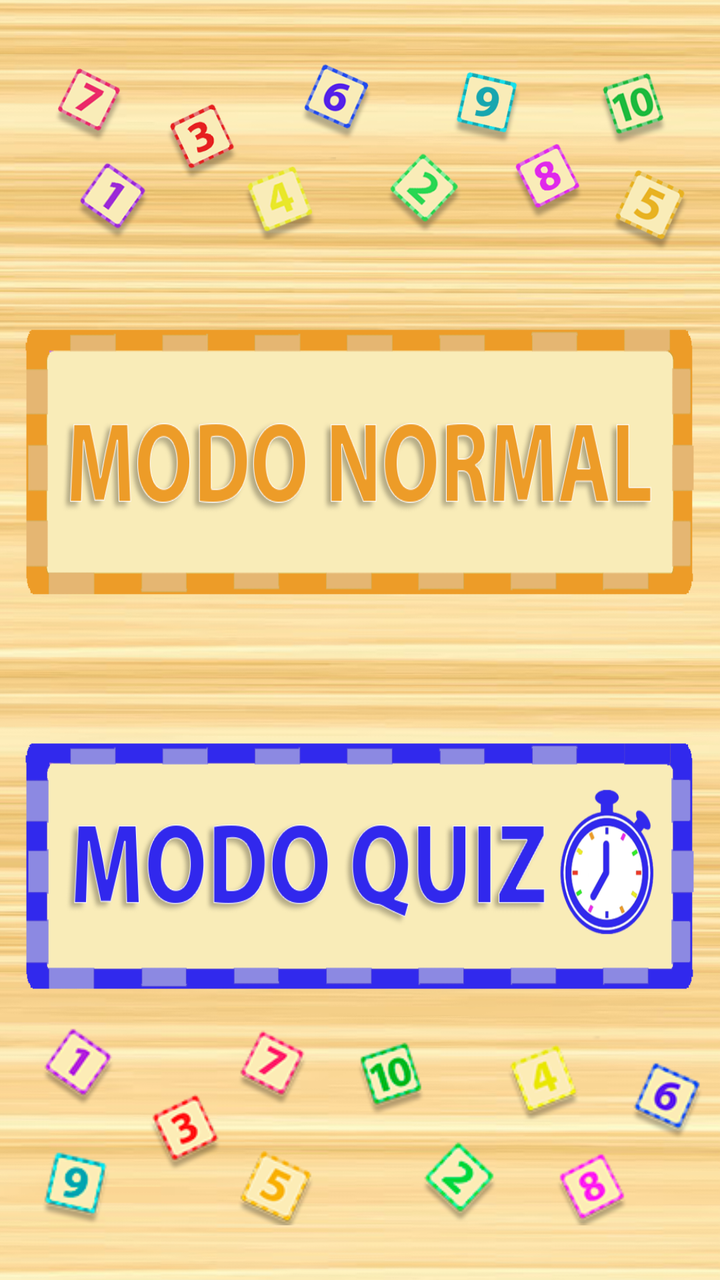
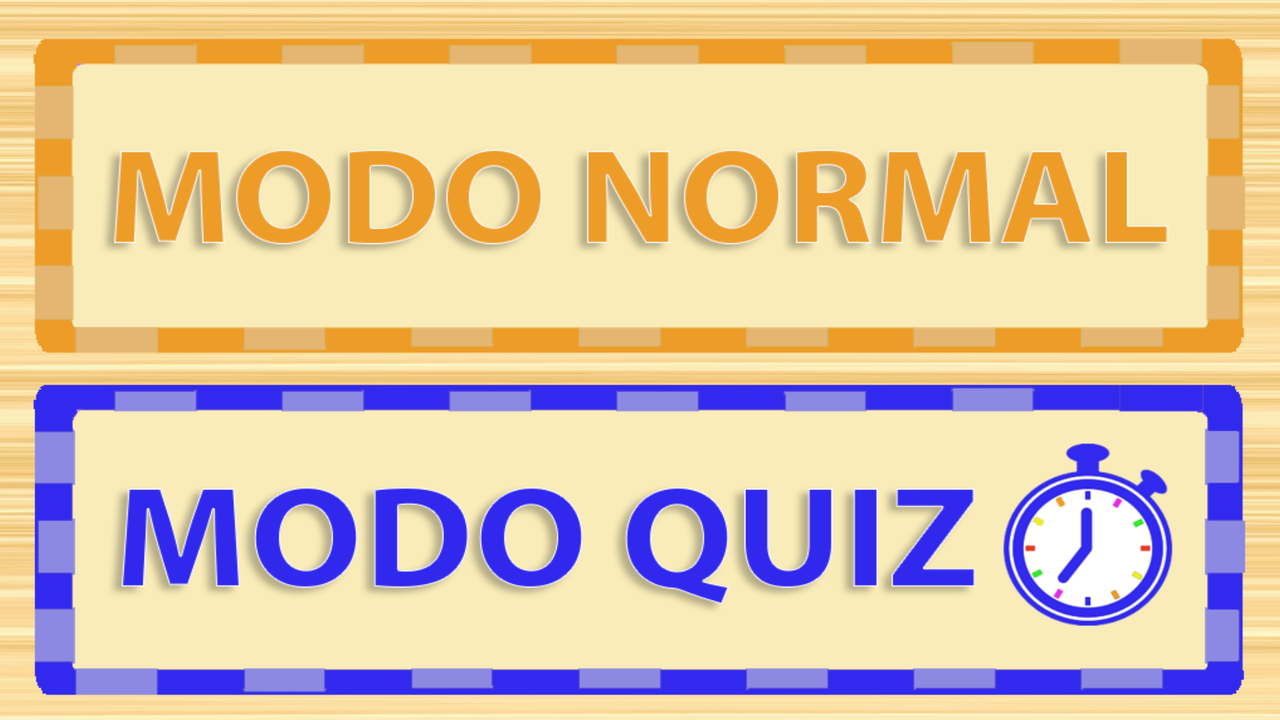

An Android layout and its configuration variant, each rendered on a device that would load it. The default file and the variant file are quoted in full after the pictures.
<!-- AndroidManifest.xml: application theme AppTheme -->
<!-- res/layout/activity_praticar.xml -->
<?xml version="1.0" encoding="utf-8"?>

<android.support.constraint.ConstraintLayout xmlns:android="http://schemas.android.com/apk/res/android"
    xmlns:app="http://schemas.android.com/apk/res-auto"
    xmlns:tools="http://schemas.android.com/tools"
    android:layout_width="match_parent"
    android:layout_height="match_parent"
    android:background="@drawable/bgmadeira"
    tools:context="br.com.tabuadaparacriancas.Praticar"
    tools:layout_editor_absoluteY="25dp">

    <Button
        android:id="@+id/zenBtn"
        android:layout_width="0dp"
        android:layout_height="0dp"
        android:layout_marginBottom="8dp"
        android:layout_marginEnd="8dp"
        android:layout_marginStart="8dp"
        android:layout_marginTop="24dp"
        android:background="@drawable/zen_selector"
        android:onClick="abrirModozen"
        app:layout_constraintBottom_toTopOf="@+id/imageView21"
        app:layout_constraintEnd_toEndOf="parent"
        app:layout_constraintHorizontal_bias="0.0"
        app:layout_constraintStart_toStartOf="parent"
        app:layout_constraintTop_toBottomOf="@+id/imageView18"
        app:layout_constraintVertical_bias="1.0" />

    <Button
        android:id="@+id/quizBtn"
        android:layout_width="0dp"
        android:layout_height="0dp"
        android:layout_marginEnd="8dp"
        android:layout_marginStart="8dp"
        android:layout_marginTop="8dp"
        android:background="@drawable/quiz_selector"
        android:onClick="abrirModoquiz"
        app:layout_constraintBottom_toTopOf="@+id/imageView20"
        app:layout_constraintEnd_toEndOf="parent"
        app:layout_constraintHorizontal_bias="0.0"
        app:layout_constraintStart_toStartOf="parent"
        app:layout_constraintTop_toBottomOf="@+id/imageView21"
        app:layout_constraintVertical_bias="0.0" />

    <ImageView
        android:id="@+id/imageView18"
        android:layout_width="wrap_content"
        android:layout_height="122dp"
        android:layout_marginBottom="8dp"
        android:layout_marginEnd="8dp"
        android:layout_marginTop="16dp"
        android:src="@drawable/off1"
        app:layout_constraintBottom_toTopOf="@+id/imageView21"
        app:layout_constraintEnd_toEndOf="parent"
        app:layout_constraintHorizontal_bias="0.0"
        app:layout_constraintStart_toStartOf="parent"
        app:layout_constraintTop_toTopOf="parent"
        app:layout_constraintVertical_bias="0.0" />

    <ImageView
        android:id="@+id/imageView20"
        android:layout_width="wrap_content"
        android:layout_height="126dp"
        android:layout_marginBottom="16dp"
        android:layout_marginStart="8dp"
        android:layout_marginTop="8dp"
        android:src="@drawable/off4k"
        app:layout_constraintBottom_toBottomOf="parent"
        app:layout_constraintEnd_toEndOf="parent"
        app:layout_constraintHorizontal_bias="1.0"
        app:layout_constraintStart_toStartOf="parent"
        app:layout_constraintTop_toBottomOf="@+id/imageView21"
        app:layout_constraintVertical_bias="1.0" />

    <ImageView
        android:id="@+id/imageView21"
        android:layout_width="0dp"
        android:layout_height="52dp"
        android:layout_marginBottom="8dp"
        android:layout_marginEnd="8dp"
        android:layout_marginStart="8dp"
        android:layout_marginTop="8dp"
        android:src="@drawable/vazio"
        app:layout_constraintBottom_toBottomOf="parent"
        app:layout_constraintEnd_toEndOf="parent"
        app:layout_constraintHorizontal_bias="0.0"
        app:layout_constraintStart_toStartOf="parent"
        app:layout_constraintTop_toTopOf="parent"
        app:layout_constraintVertical_bias="0.526" />
</android.support.constraint.ConstraintLayout>
<!-- resources referenced by this layout -->
<resources>
  <!-- drawable bgmadeira: png bitmap (drawable, 313393 bytes) -->
  <!-- drawable off1: png bitmap (drawable, 123859 bytes) -->
  <!-- drawable off4k: png bitmap (drawable, 37285 bytes) -->
  <!-- drawable quiz_selector (drawable) -->
  <?xml version="1.0" encoding="utf-8"?>
  
  <selector xmlns:android="http://schemas.android.com/apk/res/android">
  
      <item android:state_pressed="true" android:drawable="@drawable/modoquizp" />
      <item android:drawable="@drawable/modoquiz" />
  </selector>
  <!-- drawable vazio: png bitmap (drawable, 15525 bytes) -->
  <!-- drawable zen_selector (drawable) -->
  <?xml version="1.0" encoding="utf-8"?>
  
  <selector xmlns:android="http://schemas.android.com/apk/res/android">
      
  
      
      <item android:state_pressed="true" android:drawable="@drawable/normalselec" />
      <item android:drawable="@drawable/modonormal" />
  </selector>
  <style name="AppTheme" parent="android:Theme.Holo.Light.NoActionBar">
          
      </style>
  <!-- drawable modoquizp: png bitmap (drawable, 69492 bytes) -->
  <!-- drawable modoquiz: png bitmap (drawable, 71935 bytes) -->
  <!-- drawable normalselec: png bitmap (drawable, 48822 bytes) -->
  <!-- drawable modonormal: png bitmap (drawable, 49701 bytes) -->
</resources>
<!-- res/layout-land/activity_praticar.xml (the repository's variant of the layout above) -->
<!-- drawn on the phone turned sideways -->
<?xml version="1.0" encoding="utf-8"?>
<android.support.constraint.ConstraintLayout xmlns:android="http://schemas.android.com/apk/res/android"
    xmlns:app="http://schemas.android.com/apk/res-auto"
    xmlns:tools="http://schemas.android.com/tools"
    android:layout_width="match_parent"
    android:layout_height="match_parent"
    android:background="@drawable/bgmadeira"
    tools:context="com.example.victorgustavo.tabuada.Praticar">

    <Button
        android:id="@+id/zenBtn"
        android:layout_width="0dp"
        android:layout_height="165dp"
        android:layout_marginEnd="8dp"
        android:layout_marginStart="8dp"
        android:layout_marginTop="16dp"
        android:background="@drawable/zen_selector"
        android:onClick="abrirModozen"
        app:layout_constraintEnd_toEndOf="parent"
        app:layout_constraintHorizontal_bias="0.0"
        app:layout_constraintStart_toStartOf="parent"
        app:layout_constraintTop_toTopOf="parent" />

    <Button
        android:id="@+id/quizBtn"
        android:layout_width="0dp"
        android:layout_height="0dp"
        android:layout_marginBottom="8dp"
        android:layout_marginEnd="8dp"
        android:layout_marginStart="8dp"
        android:layout_marginTop="8dp"
        android:background="@drawable/quiz_selector"
        android:onClick="abrirModoquiz"
        app:layout_constraintBottom_toBottomOf="parent"
        app:layout_constraintEnd_toEndOf="parent"
        app:layout_constraintHorizontal_bias="0.0"
        app:layout_constraintStart_toStartOf="parent"
        app:layout_constraintTop_toBottomOf="@+id/zenBtn"
        app:layout_constraintVertical_bias="0.392" />
</android.support.constraint.ConstraintLayout>
<!-- resources referenced by the variant -->
<!-- as the phone turned sideways resolves them -->
<resources>
  <!-- drawable bgmadeira: png bitmap (drawable, 313393 bytes) -->
  <!-- drawable quiz_selector (drawable) -->
  <?xml version="1.0" encoding="utf-8"?>
  
  <selector xmlns:android="http://schemas.android.com/apk/res/android">
  
      <item android:state_pressed="true" android:drawable="@drawable/modoquizp" />
      <item android:drawable="@drawable/modoquiz" />
  </selector>
  <!-- drawable zen_selector (drawable) -->
  <?xml version="1.0" encoding="utf-8"?>
  
  <selector xmlns:android="http://schemas.android.com/apk/res/android">
      
  
      
      <item android:state_pressed="true" android:drawable="@drawable/normalselec" />
      <item android:drawable="@drawable/modonormal" />
  </selector>
  <style name="AppTheme" parent="android:Theme.Holo.Light.NoActionBar">
          
      </style>
  <!-- drawable modoquizp: png bitmap (drawable, 69492 bytes) -->
  <!-- drawable modoquiz: png bitmap (drawable, 71935 bytes) -->
  <!-- drawable normalselec: png bitmap (drawable, 48822 bytes) -->
  <!-- drawable modonormal: png bitmap (drawable, 49701 bytes) -->
</resources>
